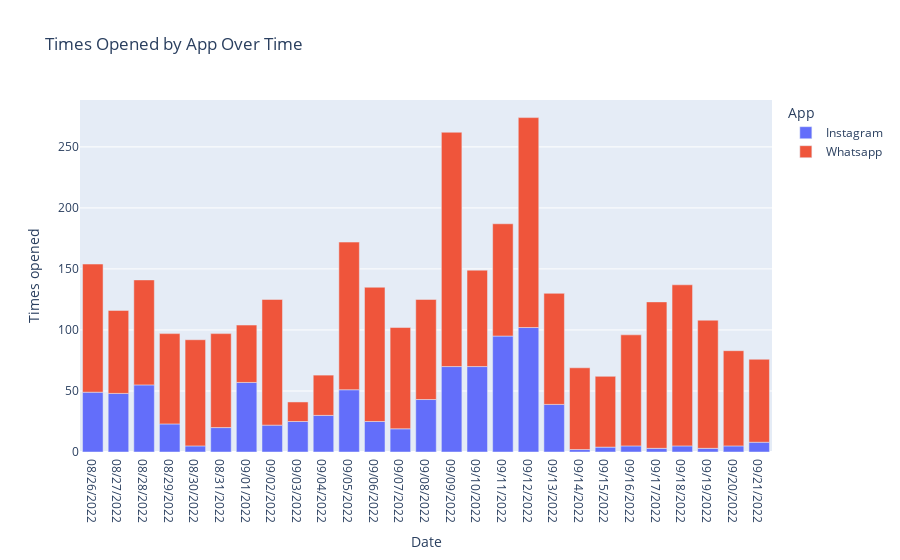

Source (notebook cell):
### Code cell
# Bar plot for Times Opened over Time
figure = px.bar(
    data_frame=data,
    x='Date',
    y='Times opened',
    color='App',
    title='Times Opened by App Over Time'
)
figure.show()

### Figure 1 — Plotly figure (JSON) as saved in the notebook; plotly's stock layout.template omitted (floating-point values rounded to 4 significant figures)
{"data": [{"alignmentgroup": "True", "hovertemplate": "App=Instagram<br>Date=%{x}<br>Times opened=%{y}<extra></extra>", "legendgroup": "Instagram", "marker": {"color": "#636efa", "pattern": {"shape": ""}}, "name": "Instagram", "offsetgroup": "Instagram", "orientation": "v", "showlegend": true, "textposition": "auto", "type": "bar", "x": ["08/26/2022", "08/27/2022", "08/28/2022", "08/29/2022", "08/30/2022", "08/31/2022", "09/01/2022", "09/02/2022", "09/03/2022", "09/04/2022", "09/05/2022", "09/06/2022", "09/07/2022", "09/08/2022", "09/09/2022", "09/10/2022", "09/11/2022", "09/12/2022", "09/13/2022", "09/14/2022", "09/15/2022", "09/16/2022", "09/17/2022", "09/18/2022", "09/19/2022", "09/20/2022", "09/21/2022"], "xaxis": "x", "y": [49, 48, 55, 23, 5, 20, 57, 22, 25, 30, 51, 25, 19, 43, 70, 70, 95, 102, 39, 2, 4, 5, 3, 5, 3, 5, 8], "yaxis": "y"}, {"alignmentgroup": "True", "hovertemplate": "App=Whatsapp<br>Date=%{x}<br>Times opened=%{y}<extra></extra>", "legendgroup": "Whatsapp", "marker": {"color": "#EF553B", "pattern": {"shape": ""}}, "name": "Whatsapp", "offsetgroup": "Whatsapp", "orientation": "v", "showlegend": true, "textposition": "auto", "type": "bar", "x": ["08/26/2022", "08/27/2022", "08/28/2022", "08/29/2022", "08/30/2022", "08/31/2022", "09/01/2022", "09/02/2022", "09/03/2022", "09/04/2022", "09/05/2022", "09/06/2022", "09/07/2022", "09/08/2022", "09/09/2022", "09/10/2022", "09/11/2022", "09/12/2022", "09/13/2022", "09/14/2022", "09/15/2022", "09/16/2022", "09/17/2022", "09/18/2022", "09/19/2022", "09/20/2022", "09/21/2022"], "xaxis": "x", "y": [105, 68, 86, 74, 87, 77, 47, 103, 16, 33, 121, 110, 83, 82, 192, 79, 92, 172, 91, 67, 58, 91, 120, 132, 105, 78, 68], "yaxis": "y"}], "layout": {"barmode": "relative", "legend": {"title": {"text": "App"}, "tracegroupgap": 0}, "title": {"text": "Times Opened by App Over Time"}, "xaxis": {"anchor": "y", "domain": [0, 1], "title": {"text": "Date"}}, "yaxis": {"anchor": "x", "domain": [0, 1], "title": {"text": "Times opened"}}}}
